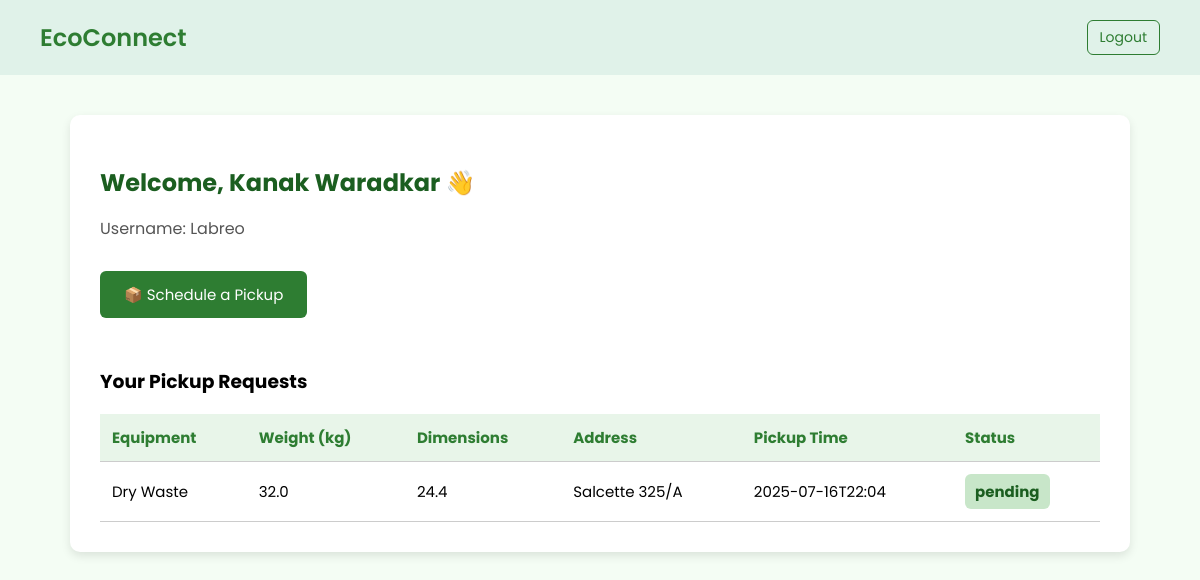
Before: /home (signed in) with the older database file.
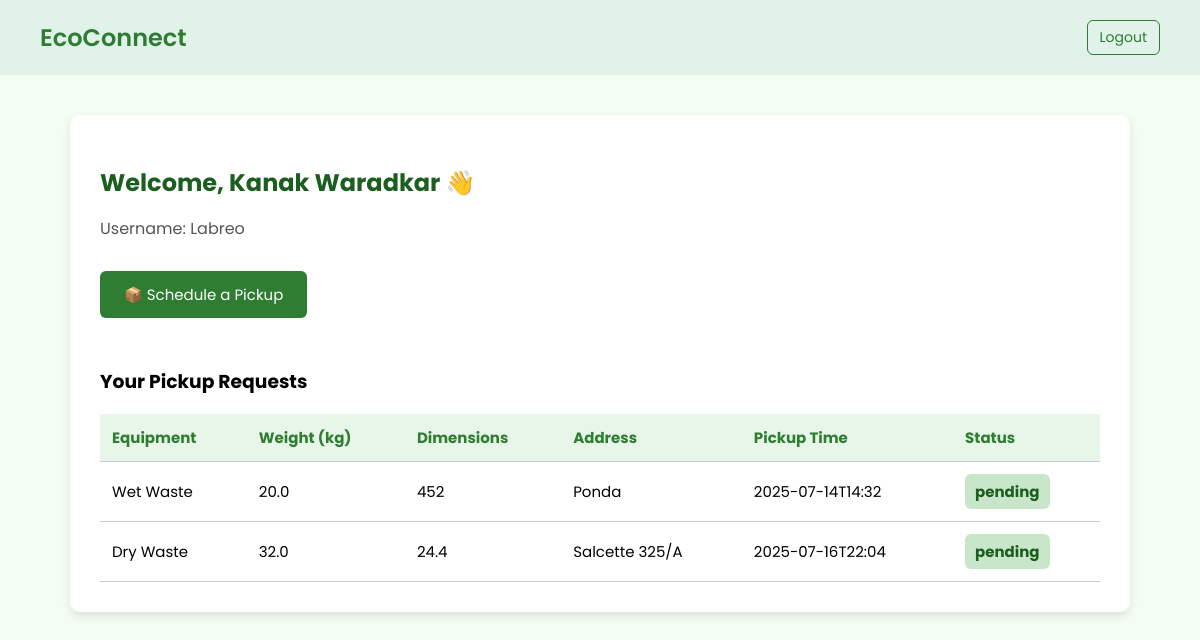
After: the same page with the newer database file.
### tables this page shows
CREATE TABLE users (
    id INTEGER PRIMARY KEY AUTOINCREMENT,
    fullname TEXT NOT NULL,
    address TEXT NOT NULL,
    age INTEGER NOT NULL,
    sex TEXT NOT NULL,
    username TEXT NOT NULL UNIQUE,
    password TEXT NOT NULL
);

CREATE TABLE pickups (
    id INTEGER PRIMARY KEY AUTOINCREMENT,
    user_id INTEGER NOT NULL,
    equipment TEXT NOT NULL,
    weight REAL NOT NULL,
    dimensions TEXT NOT NULL,
    address TEXT NOT NULL,
    pickup_time TEXT NOT NULL,
    status TEXT DEFAULT 'pending',
    timestamp DATETIME DEFAULT CURRENT_TIMESTAMP,
    FOREIGN KEY (user_id) REFERENCES users(id)
);

### app.py (the view)
@app.route('/home')
def home():
    if 'username' not in session:
        return redirect('/login')
    conn = sqlite3.connect('pickups.db')
    conn.row_factory = sqlite3.Row  # enables pickup.equipment-style access
    cursor = conn.cursor()
    cursor.execute("SELECT id, fullname, username FROM users WHERE username = ?", (session['username'],))
    user = cursor.fetchone()
    if not user:
        conn.close()
        return redirect('/login')
    user_id = user['id']
    fullname = user['fullname']
    email = user['username']
    cursor.execute('''
        SELECT equipment, weight, dimensions, address, pickup_time, status
        FROM pickups
        WHERE user_id = ?
        ORDER BY timestamp DESC
    ''', (user_id,))
    pickups = cursor.fetchall()
    conn.close()
    return render_template('home.html', name=fullname, email=email, pickups=pickups)

### templates/home.html (shortened to what this page needs)
<!DOCTYPE html>
<html lang="en">
<head>
</head>
<body>
  <header>
    <div class="logo">EcoConnect</div>
    <div class="top-right">
      <a href="{{ url_for('logout') }}" class="logout-btn">Logout</a>
    </div>
  </header>
  <div class="container">
    <h2>Welcome, {{ name }} 👋</h2>
    <p class="welcome">Username: {{ email }}</p>
    <a href="{{ url_for('request_pickup') }}" class="btn">📦 Schedule a Pickup</a>
    <h3>Your Pickup Requests</h3>
    {% if pickups %}
    <table>
      <thead>
        <tr>
          <th>Equipment</th>
          <th>Weight (kg)</th>
          <th>Dimensions</th>
          <th>Address</th>
          <th>Pickup Time</th>
          <th>Status</th>
        </tr>
      </thead>
      <tbody>
        {% for pickup in pickups %}
        <tr>
          <td>{{ pickup.equipment }}</td>
          <td>{{ pickup.weight }}</td>
          <td>{{ pickup.dimensions }}</td>
          <td>{{ pickup.address }}</td>
          <td>{{ pickup.pickup_time }}</td>
          <td><span class="status">{{ pickup.status }}</span></td>
        </tr>
        {% endfor %}
      </tbody>
    </table>
    {% else %}
      <p class="no-data">You have no pickup requests yet.</p>
    {% endif %}
  </div>
</body>
</html>

### templates/home.html (style rules this page uses)
body { font-family: 'Poppins', sans-serif; margin: 0; padding: 0; background-color: #f4fdf4; }
header { display: flex; justify-content: space-between; align-items: center; background-color: #e0f2e9; padding: 20px 40px; }
.logo { font-size: 24px; font-weight: 600; color: #2e7d32; }
.top-right { display: flex; align-items: center; gap: 20px; }
.logout-btn { font-size: 14px; text-decoration: none; color: #2e7d32; border: 1px solid #2e7d32; padding: 6px 12px; border-radius: 6px; transition: background-color 0.3s, color 0.3s; }
.container { max-width: 1000px; margin: 40px auto; background: #ffffff; padding: 30px; border-radius: 10px; box-shadow: 0 4px 10px rgba(0, 0, 0, 0.1); }
.container h2 { color: #1b5e20; margin-bottom: 10px; }
.welcome { font-size: 16px; color: #555; margin-bottom: 30px; }
.btn { display: inline-block; margin-bottom: 30px; padding: 12px 24px; background-color: #2e7d32; color: white; text-decoration: none; border-radius: 6px; font-size: 15px; }
table { width: 100%; border-collapse: collapse; font-size: 15px; }
th, td { padding: 12px; border-bottom: 1px solid #ccc; text-align: left; }
th { background-color: #e8f5e9; color: #2e7d32; }
.status { font-weight: bold; padding: 6px 10px; border-radius: 6px; background-color: #c8e6c9; color: #1b5e20; display: inline-block; }

Changed rows visible on the page:
added pickups: equipment "Wet Waste", weight "20.0", dimensions "452", address "Ponda", pickup_time "2025-07-14T14:32", status "pending"
